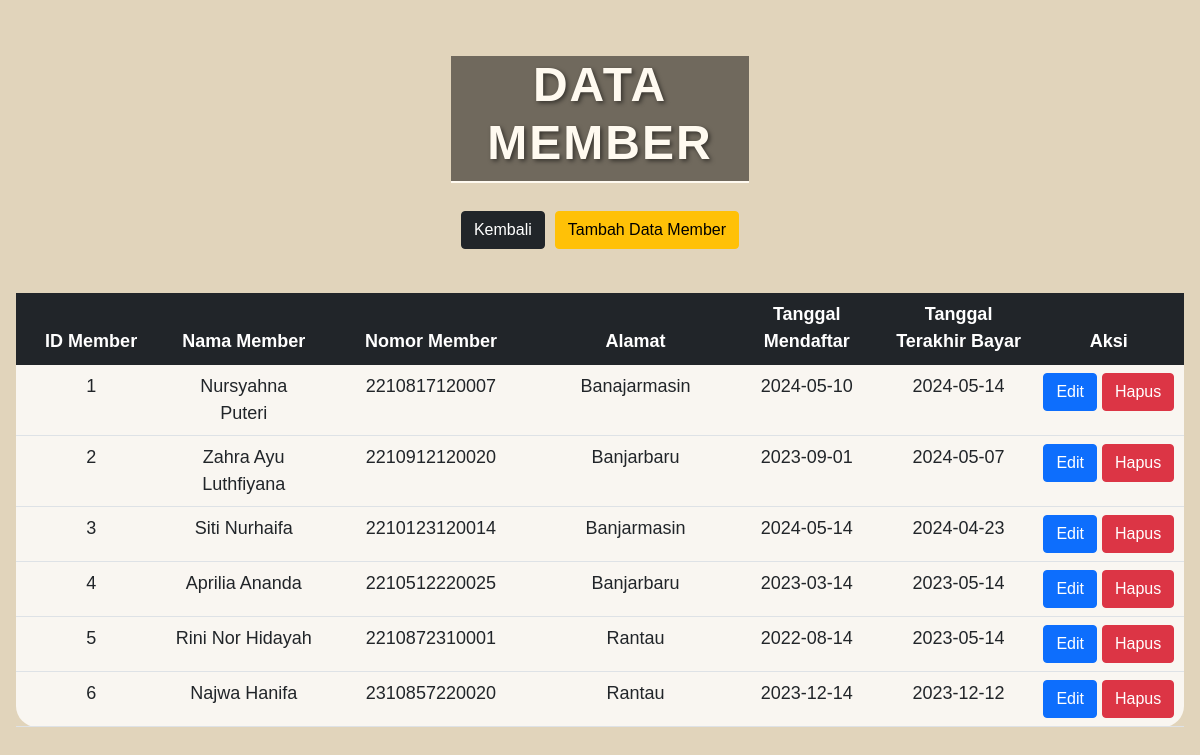
The page /Member.php on the database its author committed.
### tables this page shows
CREATE TABLE `member` (
  `id_member` int(11) NOT NULL,
  `nama_member` varchar(250) NOT NULL,
  `nomor_member` varchar(15) NOT NULL,
  `alamat` text NOT NULL,
  `tgl_mendaftar` date NOT NULL,
  `tgl_terakhir_bayar` date NOT NULL
);

### Member.php (the view, shortened to what this page needs)
<?php
include_once("Koneksi.php");
function readData($nama_tabel)
{
    global $conn;
    $stmt = $conn->prepare("SELECT * FROM $nama_tabel");
    $stmt->execute();
    $result = $stmt->fetchAll();
    if (!empty($result)) {
        if ($nama_tabel == "member") {
            foreach ($result as $hasil) {
                echo "<tr>";
                echo "<td class='text-center'>" . $hasil['id_member'] . "</td>";
                echo "<td>" . $hasil['nama_member'] . "</td>";
                echo "<td>" . $hasil['nomor_member'] . "</td>";
                echo "<td>" . $hasil['alamat'] . "</td>";
                echo "<td>" . $hasil["tgl_mendaftar"] . "</td>";
                echo "<td>" . $hasil["tgl_terakhir_bayar"] . "</td>";
                echo "<td>";
                echo "<a class='btn btn-primary' href='FormMember.php?id_member=" . $hasil['id_member'] . "'>Edit</a>";
                echo "<a class='btn btn-danger' href='Member.php?id_member=" . $hasil['id_member'] . "' onclick=\"return confirm('Yakin Ingin Dihapus?')\">Hapus</a>";
                echo "</td>";
                echo "</tr>";
            }
        }
    }
}
?>
<!DOCTYPE html>
<html lang="en">
<head>
    <link href="https://cdn.jsdelivr.net/npm/bootstrap@5.1.3/dist/css/bootstrap.min.css" rel="stylesheet"
>
</head>
<body class="p-3" style="background-color: #E1D4BB;">
    <h2>
        <center><h1>Data Member</h1></center>
    </h2>
    <div class="buttons-container">
        <a href="index.php"><button class="btn btn-dark mb-4">Kembali</button></a>
        <a href="FormMember.php"><button class="btn btn-warning mb-1">Tambah Data Member</button></a>
    </div>
    <table class="table">
        <thead class="table-dark">
            <tr>
                <th class="text-center">ID Member</th>
                <th class="text-center">Nama Member</th>
                <th class="text-center">Nomor Member</th>
                <th class="text-center">Alamat</th>
                <th class="text-center">Tanggal Mendaftar</th>
                <th class="text-center">Tanggal Terakhir Bayar</th>
                <th class="text-center">Aksi</th>
            </tr>
        </thead>
        <tbody>
            <?php readData("member"); ?>
        </tbody>
    </table>
</body>
</html>

### Member.php (style rules this page uses)
body { background-image: url('library_page.jpg'); background-size: cover; background-position: center; color: #ffffff; font-family: Arial, sans-serif; margin: 0; display: flex; flex-direction: column; align-items: center; justify-content: center; overflow: auto; }
table, tr, td { border-collapse: collapse; border-radius: 21px; padding: 20px 40px; font-size: 18px; }
table { width: max-content; border-radius: 21px; background: rgba(255, 255, 255, 0.8); color: black; }
td { width: 100px; height: 10px; text-align: center; }
.buttons-container { display: flex; justify-content: flex-end; margin-bottom: 20px; }
.buttons-container a:first-child { margin-right: 10px; }
button { border-radius: 10px; border: 1px solid #03045e; position: relative; overflow: hidden; transition: all 0.5s ease-in; z-index: 1; }
button::before, button::after { content: ''; position: absolute; top: 0; width: 0; height: 100%; transform: skew(15deg); transition: all 0.5s; overflow: hidden; z-index: -1; }
button::before { left: -10px; background: #537188; }
button::after { right: -10px; background: #537188; }
h1 { font-size: 48px; margin: 40px auto 20px; color: #FFFAF0; text-transform: uppercase; letter-spacing: 2px; font-weight: bold; text-shadow: 2px 2px 4px rgba(0, 0, 0, 0.5); animation: fadeInDown 1s ease-in-out, scaleIn 1s ease-in-out; border-bottom: 2px solid #FFFAF0; padding-bottom: 10px; background-color: rgba(0, 0, 0, 0.5); width: 80%; text-align: center; }

### rows shown on the page
member: id_member "1", nama_member "Nursyahna Puteri", nomor_member "2210817120007", alamat "Banajarmasin", tgl_mendaftar "2024-05-10", tgl_terakhir_bayar "2024-05-14"
member: id_member "2", nama_member "Zahra Ayu Luthfiyana", nomor_member "2210912120020", alamat "Banjarbaru", tgl_mendaftar "2023-09-01", tgl_terakhir_bayar "2024-05-07"
member: id_member "3", nama_member "Siti Nurhaifa", nomor_member "2210123120014", alamat "Banjarmasin", tgl_mendaftar "2024-05-14", tgl_terakhir_bayar "2024-04-23"
member: id_member "4", nama_member "Aprilia Ananda", nomor_member "2210512220025", alamat "Banjarbaru", tgl_mendaftar "2023-03-14", tgl_terakhir_bayar "2023-05-14"
member: id_member "5", nama_member "Rini Nor Hidayah", nomor_member "2210872310001", alamat "Rantau", tgl_mendaftar "2022-08-14", tgl_terakhir_bayar "2023-05-14"
member: id_member "6", nama_member "Najwa Hanifa", nomor_member "2310857220020", alamat "Rantau", tgl_mendaftar "2023-12-14", tgl_terakhir_bayar "2023-12-12"
